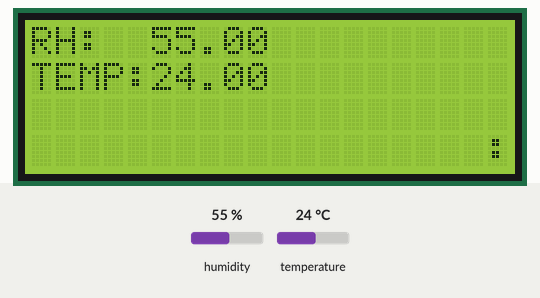
The sketch below on a simulated Arduino Uno, built with avr-gcc and run on an emulated ATmega328P. Parts: 20×4 character LCD. Wiring (inferred from the names in the program): DHT11 sensor: data pin 4. The test bench sets the inputs (shaded band); at power-on: humidity 55 %, temperature 24 °C. What the sketch prints to the serial monitor is not drawn.

Above: at 1.3 s.
1.4 s: humidity set to 22 %
At 3.1 s:
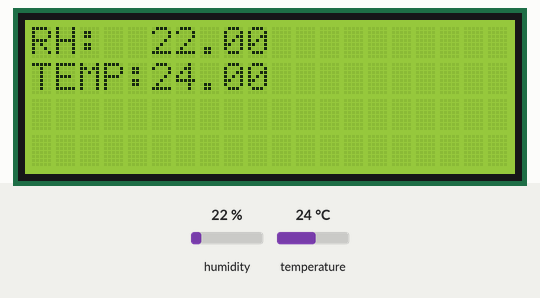
4.8 s: temperature set to 12 °C
At 6.1 s:
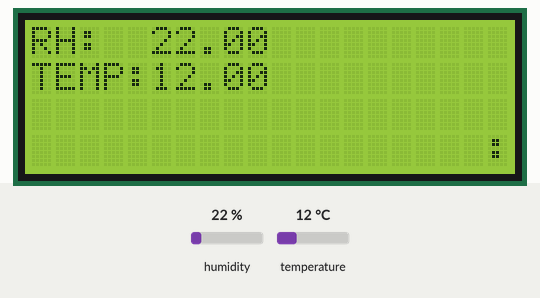
7.9 s: humidity set to 40 %
At 9.3 s:
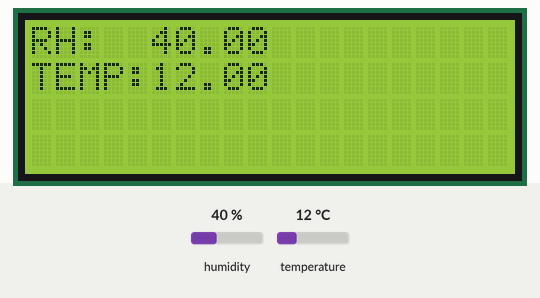
11.0 s: temperature set to 19 °C
At 12.5 s:
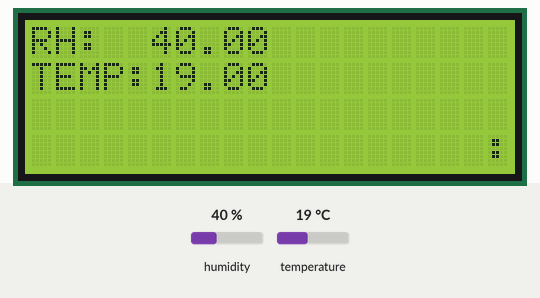
Timing chart, 0 to 14.0 s (numbered marks = the images above; inputs shaded):
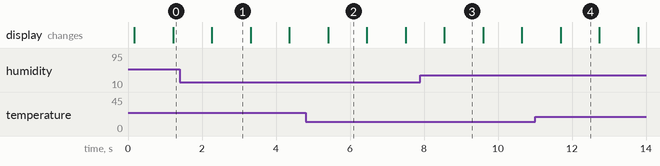

Measured:
- after the input at 1.4 s, the display: changes after 0.87 s (image 1)
- after the input at 4.8 s, the display: changes after 0.61 s (image 2)
- after the input at 7.9 s, the display: changes after 0.65 s (image 3)
- after the input at 11.0 s, the display: changes after 0.69 s (image 4)

The sketch:

a03-dhtAndLCD.ino
```cpp
//YWROBOT
//Compatible with the Arduino IDE 1.0
//Library version:1.1
#include <Wire.h>
#include <LiquidCrystal_I2C.h>
#include <dht.h>

dht DHT;

#define DHT11_PIN 4//put the sensor in the digital pin 4

LiquidCrystal_I2C lcd(0x27, 20, 4); // set the LCD address to 0x27 for a 16 chars and 2 line display
int flag=0;

void setup()
{
  //dht
  Serial.begin(9600);

  lcd.init();                      // initialize the lcd
  lcd.init();
  // Print a message to the LCD.
  lcd.backlight();
}


void loop()
{
  //lcd.clear();
  // READ DATA
  Serial.print("DHT11, \t");
  int chk = DHT.read11(DHT11_PIN);
  switch (chk)
  {
    case 0:
      Serial.print("OK,\t");
      // DISPLAT DATA
      Serial.print(DHT.humidity, 1);
      Serial.print(",\t");
      Serial.println(DHT.temperature, 1);

      lcd.setCursor(0, 0);
      lcd.print("RH:");
      lcd.setCursor(5, 0);
      lcd.print(DHT.humidity);

      lcd.setCursor(0, 1);
      lcd.print("TEMP:");
      lcd.setCursor(5, 1);
      lcd.print(DHT.temperature);
       break;
    case -1: Serial.print("Checksum error,\t"); break;
    case -2: Serial.print("Time out error,\t"); break;
    default: Serial.print("Unknown error,\t"); break;
  }
  if( chk != 0)
  {
    lcd.print("ERROR");
  }
   lcd.setCursor(19, 3);
   lcd.print( flag? ":":" ");
   flag = !flag;
  delay(1000);
}
```
